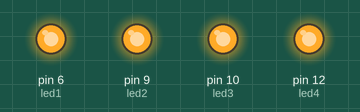
The sketch below on a simulated Arduino Uno, built with avr-gcc and run on an emulated ATmega328P. Parts: output pins drawn as LEDs (lit = HIGH).

Above: at 1.0 s.
At 3.0 s:
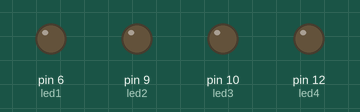
Timing chart, 0 to 5.2 s (numbered marks = the images above):
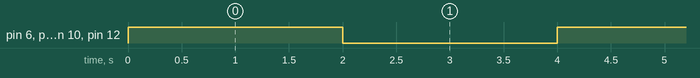

The sketch:

wk2_wearable_jewelry.ino
```cpp
// setup led pins
int led1 = 6;
int led2 = 9;
int led3 = 10;
int led4 = 12;

// the setup function runs once when you press reset or power the board
void setup() {
  // initialize digital pin LED_BUILTIN as an output.
  pinMode(led1, OUTPUT);
  pinMode(led2, OUTPUT);
  pinMode(led3, OUTPUT);
  pinMode(led4, OUTPUT);
}

// the loop function runs over and over again forever
void loop() {
  digitalWrite(led1, HIGH);   // turn the LED on (HIGH is the voltage level)
  digitalWrite(led2, HIGH);
  digitalWrite(led3, HIGH);
  digitalWrite(led4, HIGH);
  delay(2000);                // wait for 2 seconds
  digitalWrite(led1, LOW);    // turn the LED off by making the voltage LOW
  digitalWrite(led2, LOW);
  digitalWrite(led3, LOW);
  digitalWrite(led4, LOW);
  delay(2000);                // wait for 2 seconds
}
```

Measured:
- by itself, pin 6 (led1), pin 9 (led2), pin 10 (led3), pin 12 (led4): alternates HIGH for 2.0 s and LOW for 2.0 s
